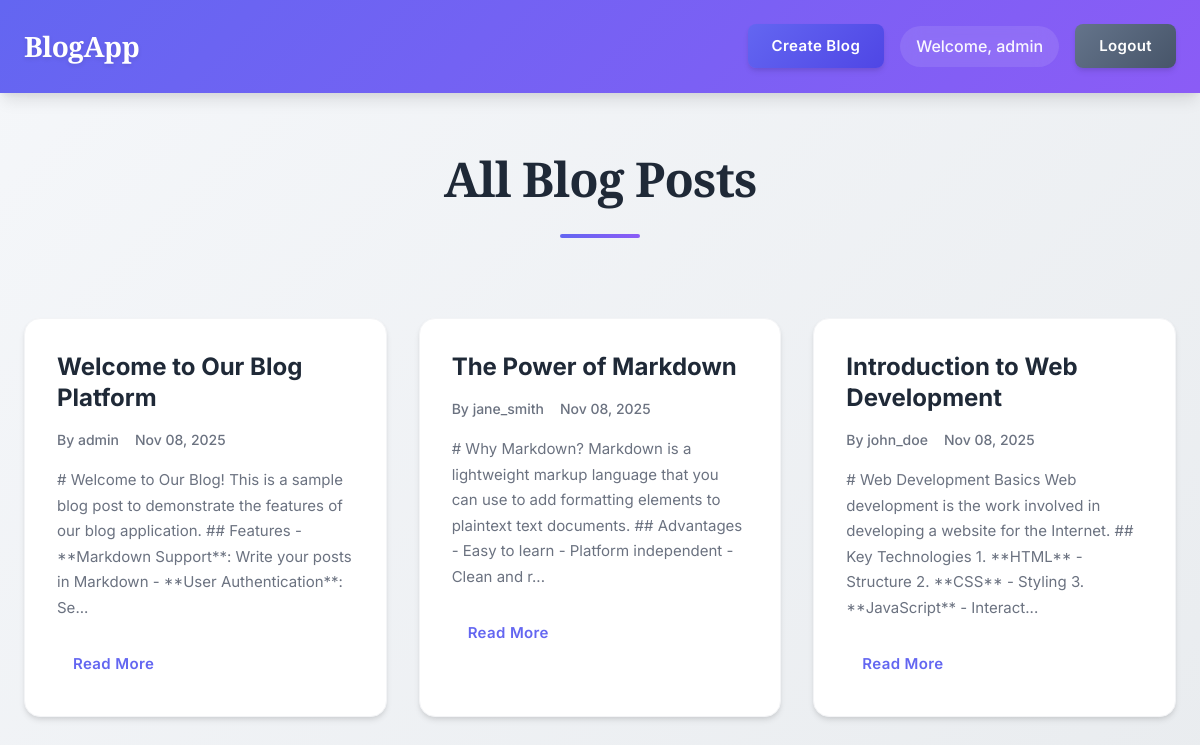
The app's page /index.php (signed in) with its own data.
### tables this page shows
CREATE TABLE blogPost (
    id INT AUTO_INCREMENT PRIMARY KEY,
    user_id INT NOT NULL,
    title VARCHAR(255) NOT NULL,
    content TEXT NOT NULL,
    created_at TIMESTAMP DEFAULT CURRENT_TIMESTAMP,
    updated_at TIMESTAMP DEFAULT CURRENT_TIMESTAMP ON UPDATE CURRENT_TIMESTAMP,
    FOREIGN KEY (user_id) REFERENCES user(id) ON DELETE CASCADE
);

CREATE TABLE user (
    id INT AUTO_INCREMENT PRIMARY KEY,
    username VARCHAR(50) UNIQUE NOT NULL,
    email VARCHAR(100) UNIQUE NOT NULL,
    password VARCHAR(255) NOT NULL,
    role VARCHAR(20) DEFAULT 'user',
    created_at TIMESTAMP DEFAULT CURRENT_TIMESTAMP
);

### includes/session.php (called while the page is built, shortened)
<?php
function isLoggedIn() {
    return isset($_SESSION['user_id']);
}
function getCurrentUsername() {
    return $_SESSION['username'] ?? null;
}
?>

### index.php (the view, shortened to what this page needs)
<?php
require_once 'includes/session.php';
$conn = getDBConnection();
$sql = "SELECT bp.*, u.username
        FROM blogPost bp
        JOIN user u ON bp.user_id = u.id
        ORDER BY bp.created_at DESC";
$result = $conn->query($sql);
?>
<!DOCTYPE html>
<html lang="en">
<head>
    <link rel="stylesheet" href="css/style.css">
</head>
<body>
    <nav class="navbar">
        <div class="container">
            <div class="nav-brand">
                <a href="index.php">BlogApp</a>
            </div>
            <div class="nav-menu">
                <?php if (isLoggedIn()): ?>
                    <a href="create-blog.php" class="btn btn-primary">Create Blog</a>
                    <span>Welcome, <?php echo htmlspecialchars(getCurrentUsername()); ?></span>
                    <a href="logout.php" class="btn btn-secondary">Logout</a>
                <?php else: ?>
                    <a href="login.php" class="btn btn-primary">Login</a>
                    <a href="register.php" class="btn btn-secondary">Register</a>
                <?php endif; ?>
            </div>
        </div>
    </nav>
    <div class="container">
        <h1 class="page-title">All Blog Posts</h1>
        <?php if ($result->num_rows > 0): ?>
            <div class="blog-grid">
                <?php while ($post = $result->fetch_assoc()): ?>
                    <div class="blog-card">
                        <h2><a href="view-blog.php?id=<?php echo $post['id']; ?>"><?php echo htmlspecialchars($post['title']); ?></a></h2>
                        <div class="blog-meta">
                            <span>By <?php echo htmlspecialchars($post['username']); ?></span>
                            <span><?php echo date('M d, Y', strtotime($post['created_at'])); ?></span>
                        </div>
                        <div class="blog-excerpt">
                            <?php
                            $content = strip_tags($post['content']);
                            echo htmlspecialchars(substr($content, 0, 200)) . '...';
                            ?>
                        </div>
                        <a href="view-blog.php?id=<?php echo $post['id']; ?>" class="btn btn-link">Read More</a>
                    </div>
                <?php endwhile; ?>
            </div>
        <?php else: ?>
            <p class="text-center">No blog posts yet. Be the first to create one!</p>
        <?php endif; ?>
    </div>
</body>
</html>

### records on screen
blogpost: title "Welcome to Our Blog Platform", user.username "admin", created_at "Nov 08, 2025", content "# Welcome to Our Blog! This is a sample blog post to demonstrate the features of our blog application. ## Features - **Markdown Support**: Write your posts in Markdown - **User Authentication**: Se"
blogpost: title "The Power of Markdown", user.username "jane_smith", created_at "Nov 08, 2025", content "# Why Markdown? Markdown is a lightweight markup language that you can use to add formatting elements to plaintext text documents. ## Advantages - Easy to learn - Platform independent - Clean and r"
blogpost: title "Introduction to Web Development", user.username "john_doe", created_at "Nov 08, 2025", content "# Web Development Basics Web development is the work involved in developing a website for the Internet. ## Key Technologies 1. **HTML** - Structure 2. **CSS** - Styling 3. **JavaScript** - Interact"

### other values on screen
getCurrentUsername() "admin"
